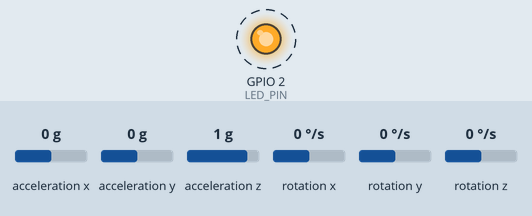
A sketch run on a simulated ESP32. Parts: output pins drawn as LEDs (lit = HIGH). Dashed ring = blinking. The test bench sets the inputs (shaded band); at power-on: acceleration x 0 g, acceleration y 0 g, acceleration z 1 g, rotation x 0 °/s, rotation y 0 °/s, rotation z 0 °/s. Random numbers use the default seed unless the sketch sets one; what the sketch prints to the serial monitor is not drawn.

Above: at 0.66 s.
Timing chart, 0 to 3.6 s (numbered marks = the images above):
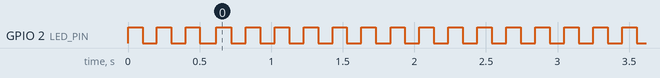

Measured:
- by itself, GPIO 2 (LED_PIN): alternates HIGH for 0.10 s and LOW for 0.10 s

The sketch:

esp32_usb_mode.ino
```cpp
/**
 * Smart Pen ESP32 - USB Mode Only
 * Optimized for maximum USB/Serial performance
 *
 * Version: 1.0.0
 * Connection: USB Serial to laptop
 * Data Rate: 20Hz (optimized for USB bandwidth)
 */

#include <Wire.h>
#include <MPU6050.h>

// =============================================
// HARDWARE CONFIGURATION
// =============================================
#define LED_PIN 2
#define BUTTON_PIN 0
#define MPU6050_ADDR 0x68
#define USB_BAUD_RATE 115200

// =============================================
// TIMING CONFIGURATION
// =============================================
const unsigned long USB_INTERVAL = 50;  // 20Hz for maximum USB performance
const unsigned long BUTTON_DEBOUNCE = 50;

// =============================================
// GLOBAL VARIABLES
// =============================================
bool isStreaming = true;  // Start streaming immediately
bool buttonPressed = false;
unsigned long lastButtonPress = 0;
unsigned long lastDataSend = 0;
unsigned long lastLEDBlink = 0;
bool ledState = false;

// Hardware
MPU6050 mpu;
bool mpuConnected = false;

// =============================================
// SENSOR DATA STRUCTURE
// =============================================
struct SensorData {
  float gyro_x, gyro_y, gyro_z;
  float accel_x, accel_y, accel_z;
  unsigned long timestamp;
};

// =============================================
// SETUP FUNCTION
// =============================================
void setup() {
  Serial.begin(USB_BAUD_RATE);
  while (!Serial) {
    delay(10); // Wait for serial port to connect
  }

  Serial.println("🦡 Smart Pen ESP32 - USB Mode");
  Serial.println("📊 Optimized for maximum USB performance (20Hz)");

  // Initialize hardware
  initializeHardware();

  Serial.println("✅ USB Mode ready! Data streaming will start automatically");
  Serial.println("🎮 Press button to toggle streaming ON/OFF");
  Serial.println("📈 Format: gyro_x,gyro_y,gyro_z,accel_x,accel_y,accel_z");
}

void initializeHardware() {
  // LED and Button
  pinMode(LED_PIN, OUTPUT);
  pinMode(BUTTON_PIN, INPUT_PULLUP);

  // Initial LED pattern
  blinkLED(3);

  // MPU6050 initialization
  Wire.begin();
  mpu.initialize();

  if (mpu.testConnection()) {
    mpuConnected = true;
    Serial.println("✅ MPU6050 connected successfully");

    // Optimize MPU6050 for high-frequency sampling
    mpu.setFullScaleGyroRange(MPU6050_GYRO_FS_500);     // ±500°/s
    mpu.setFullScaleAccelRange(MPU6050_ACCEL_FS_4);     // ±4g
    mpu.setDLPFMode(MPU6050_DLPF_BW_42);                // 42Hz low-pass filter
    mpu.setRate(0);                                      // 1kHz sample rate

    Serial.println("⚡ MPU6050 optimized for high-speed USB streaming");
  } else {
    mpuConnected = false;
    Serial.println("⚠️  MPU6050 not found - using simulated data");
  }
}

// =============================================
// SENSOR FUNCTIONS
// =============================================
SensorData readSensorData() {
  SensorData data;
  data.timestamp = millis();

  if (mpuConnected) {
    // Read real MPU6050 data with optimized conversion
    int16_t ax, ay, az, gx, gy, gz;
    mpu.getMotion6(&ax, &ay, &az, &gx, &gy, &gz);

    // Convert to proper units (optimized for precision)
    data.accel_x = ax / 8192.0;  // ±4g range
    data.accel_y = ay / 8192.0;
    data.accel_z = az / 8192.0;
    data.gyro_x = gx / 65.5;     // ±500°/s range
    data.gyro_y = gy / 65.5;
    data.gyro_z = gz / 65.5;
  } else {
    // High-quality simulated data for testing
    float time = millis() / 1000.0;
    data.accel_x = 0.1 * sin(2 * PI * 4.5 * time) + random(-10, 10) / 1000.0;
    data.accel_y = 0.1 * cos(2 * PI * 4.8 * time) + random(-10, 10) / 1000.0;
    data.accel_z = 1.0 + 0.05 * sin(2 * PI * 3.2 * time);
    data.gyro_x = 10 * sin(2 * PI * 4.5 * time) + random(-50, 50) / 100.0;
    data.gyro_y = 8 * cos(2 * PI * 4.8 * time) + random(-50, 50) / 100.0;
    data.gyro_z = 5 * sin(2 * PI * 6.1 * time) + random(-30, 30) / 100.0;
  }

  return data;
}

void sendDataUSB(SensorData data) {
  // Optimized CSV format for USB with high precision
  Serial.printf("%.4f,%.4f,%.4f,%.4f,%.4f,%.4f\n",
                data.gyro_x, data.gyro_y, data.gyro_z,
                data.accel_x, data.accel_y, data.accel_z);
}

// =============================================
// UTILITY FUNCTIONS
// =============================================
void blinkLED(int times) {
  for (int i = 0; i < times; i++) {
    digitalWrite(LED_PIN, HIGH);
    delay(100);
    digitalWrite(LED_PIN, LOW);
    delay(100);
  }
}

void updateLEDStatus() {
  unsigned long interval = isStreaming ? 100 : 1000; // Very fast when streaming

  if (millis() - lastLEDBlink > interval) {
    ledState = !ledState;
    digitalWrite(LED_PIN, ledState);
    lastLEDBlink = millis();
  }
}

void handleButton() {
  bool currentButtonState = !digitalRead(BUTTON_PIN);

  if (currentButtonState && !buttonPressed && (millis() - lastButtonPress > BUTTON_DEBOUNCE)) {
    buttonPressed = true;
    lastButtonPress = millis();
  } else if (!currentButtonState && buttonPressed) {
    buttonPressed = false;

    // Toggle streaming
    isStreaming = !isStreaming;
    Serial.printf("📊 USB Data streaming: %s\n", isStreaming ? "ON" : "OFF");
    blinkLED(isStreaming ? 2 : 1);
  }
}

// =============================================
// MAIN LOOP
// =============================================
void loop() {
  handleButton();
  updateLEDStatus();

  if (!isStreaming) {
    delay(20);
    return;
  }

  // High-frequency data transmission for USB
  if (millis() - lastDataSend >= USB_INTERVAL) {
    SensorData data = readSensorData();
    sendDataUSB(data);
    lastDataSend = millis();
  }

  // Minimal delay for maximum performance
  delay(1);
} 
```
